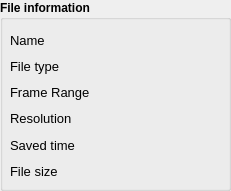
    <widget class="QGroupBox" name="groupBox_shot_file_info">
     <property name="geometry">
      <rect>
       <x>820</x>
       <y>50</y>
       <width>231</width>
       <height>191</height>
      </rect>
     </property>
     <property name="font">
      <font>
       <bold>true</bold>
       <underline>false</underline>
       <strikeout>false</strikeout>
      </font>
     </property>
     <property name="title">
      <string>File information</string>
     </property>
     <property name="flat">
      <bool>false</bool>
     </property>
     <property name="checkable">
      <bool>false</bool>
     </property>
     <widget class="QWidget" name="verticalLayoutWidget">
      <property name="geometry">
       <rect>
        <x>10</x>
        <y>30</y>
        <width>80</width>
        <height>151</height>
       </rect>
      </property>
      <layout class="QVBoxLayout" name="verticalLayout_3">
       <item>
        <widget class="QLabel" name="label_16">
         <property name="font">
          <font>
           <pointsize>10</pointsize>
           <bold>false</bold>
           <underline>false</underline>
           <strikeout>false</strikeout>
          </font>
         </property>
         <property name="text">
          <string>Name</string>
         </property>
        </widget>
       </item>
       <item>
        <widget class="QLabel" name="label_14">
         <property name="font">
          <font>
           <pointsize>10</pointsize>
           <bold>false</bold>
           <underline>false</underline>
           <strikeout>false</strikeout>
          </font>
         </property>
         <property name="text">
          <string>File type</string>
         </property>
        </widget>
       </item>
       <item>
        <widget class="QLabel" name="label_10">
         <property name="font">
          <font>
           <pointsize>10</pointsize>
           <bold>false</bold>
           <underline>false</underline>
           <strikeout>false</strikeout>
          </font>
         </property>
         <property name="text">
          <string>Frame Range </string>
         </property>
        </widget>
       </item>
       <item>
        <widget class="QLabel" name="label_6">
         <property name="font">
          <font>
           <pointsize>10</pointsize>
           <bold>false</bold>
           <underline>false</underline>
           <strikeout>false</strikeout>
          </font>
         </property>
         <property name="text">
          <string>Resolution</string>
         </property>
        </widget>
       </item>
       <item>
        <widget class="QLabel" name="label_9">
         <property name="font">
          <font>
           <pointsize>10</pointsize>
           <bold>false</bold>
           <underline>false</underline>
           <strikeout>false</strikeout>
          </font>
         </property>
         <property name="text">
          <string>Saved time</string>
         </property>
        </widget>
       </item>
       <item>
        <widget class="QLabel" name="label_20">
         <property name="font">
          <font>
           <pointsize>10</pointsize>
           <bold>false</bold>
           <underline>false</underline>
           <strikeout>false</strikeout>
          </font>
         </property>
         <property name="text">
          <string>File size</string>
         </property>
        </widget>
       </item>
      </layout>
     </widget>
     <widget class="QWidget" name="verticalLayoutWidget_2">
      <property name="geometry">
       <rect>
        <x>100</x>
        <y>30</y>
        <width>121</width>
        <height>151</height>
       </rect>
      </property>
      <layout class="QVBoxLayout" name="verticalLayout_4">
       <item>
        <widget class="QLabel" name="label_shot_filename">
         <property name="font">
          <font>
           <pointsize>10</pointsize>
           <bold>false</bold>
           <underline>false</underline>
           <strikeout>false</strikeout>
          </font>
         </property>
         <property name="text">
          <string/>
         </property>
        </widget>
       </item>
       <item>
        <widget class="QLabel" name="label_shot_filetype">
         <property name="font">
          <font>
           <pointsize>10</pointsize>
           <bold>false</bold>
           <underline>false</underline>
           <strikeout>false</strikeout>
          </font>
         </property>
         <property name="text">
          <string/>
         </property>
        </widget>
       </item>
       <item>
        <widget class="QLabel" name="label_shot_framerange">
         <property name="font">
          <font>
           <pointsize>10</pointsize>
           <bold>false</bold>
           <underline>false</underline>
           <strikeout>false</strikeout>
          </font>
         </property>
         <property name="text">
          <string/>
         </property>
        </widget>
       </item>
       <item>
        <widget class="QLabel" name="label_shot_resolution">
         <property name="font">
          <font>
           <pointsize>10</pointsize>
           <bold>false</bold>
           <underline>false</underline>
           <strikeout>false</strikeout>
          </font>
         </property>
         <property name="text">
          <string/>
         </property>
        </widget>
       </item>
       <item>
        <widget class="QLabel" name="label_shot_savedtime">
         <property name="font">
          <font>
           <pointsize>10</pointsize>
           <bold>false</bold>
           <underline>false</underline>
           <strikeout>false</strikeout>
          </font>
         </property>
         <property name="text">
          <string/>
         </property>
        </widget>
       </item>
       <item>
        <widget class="QLabel" name="label_shot_filesize">
         <property name="font">
          <font>
           <pointsize>10</pointsize>
           <bold>false</bold>
           <underline>false</underline>
           <strikeout>false</strikeout>
          </font>
         </property>
         <property name="text">
          <string/>
         </property>
        </widget>
       </item>
      </layout>
     </widget>
    </widget>
